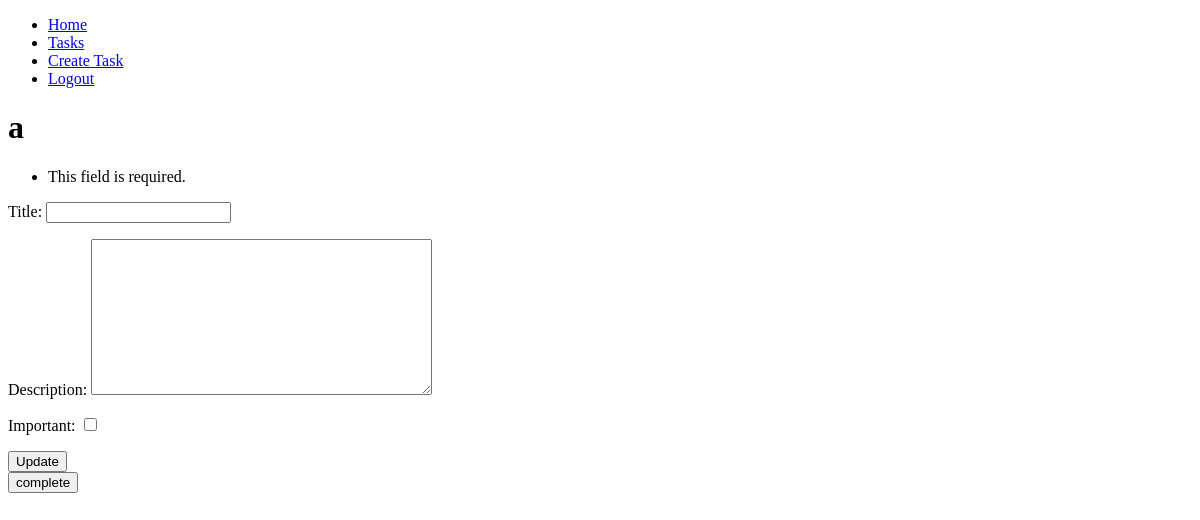
Before: /tasks/3/ (signed in) with the older database file.
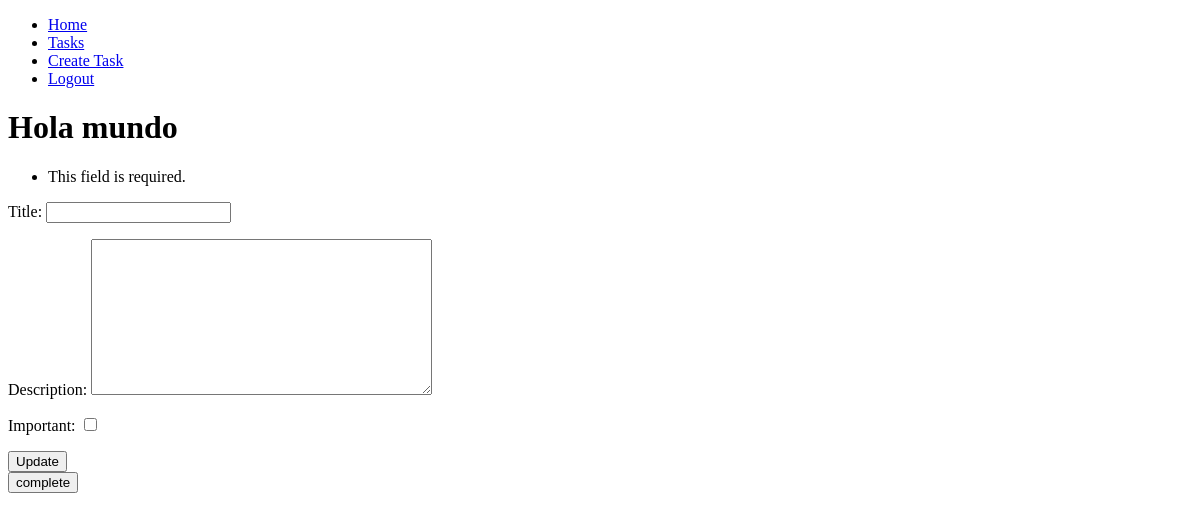
After: the same page with the newer database file.
### tasks/models.py (models this page shows, shortened)
class Task(models.Model):
    title = models.CharField(max_length=200)
    description = models.TextField(blank=True)
    created = models.DateTimeField(auto_now_add=True)
    datecompleted = models.DateTimeField(null=True, blank=True)
    important = models.BooleanField(default=False)
    user = models.ForeignKey(User, on_delete=models.CASCADE)

### tasks/views.py (the view)
# urls.py: path('tasks/<int:task_id>/',views.task_detail, name = 'task_detail'),
def task_detail(request, task_id):
    if request == 'GET':
        task = get_object_or_404(Task, pk=task_id, user = request.user)
        form = TaskForm(instance=task)
        return render(request, 'task_detail.html', {
            'task': task,
            'form': form
        })
    else:
        try:
            task = get_object_or_404(Task, pk=task_id, user = request.user)
            form = TaskForm(request.POST, instance=task)
            form = TaskForm(request.POST, instance=task)
            if form.is_valid():
                form.save()
                return redirect('tasks')  # Redirige a la lista de tareas
            else:
                return render(request, 'task_detail.html', {
                    'task': task,
                    'form': form,  # Muestra errores en el formulario
                })
        except ValueError:
            return render(request, 'task_detail.html', {
                'task': task,
                'form': form,
                'error': "Error updating task"
            })

### tasks/forms.py
class TaskForm(ModelForm):
    class Meta:
        model = Task
        fields = ['title','description','important']

### tasks/templates/task_detail.html (shortened to what this page needs)
{% extends 'base.html' %}
{% block content %}
    <h1>{{task.title}}</h1>
    <form method="POST">
        {{form.as_p}}
        <button>
            Update
        </button>
    </form>
    <form action="{% url 'complete_task' task.id %}" method="POST">
    <button>
        complete
    </button>
    </form>
{% endblock %}

Changed rows visible on the page:
changed Task: title "a" → "Hola mundo"
